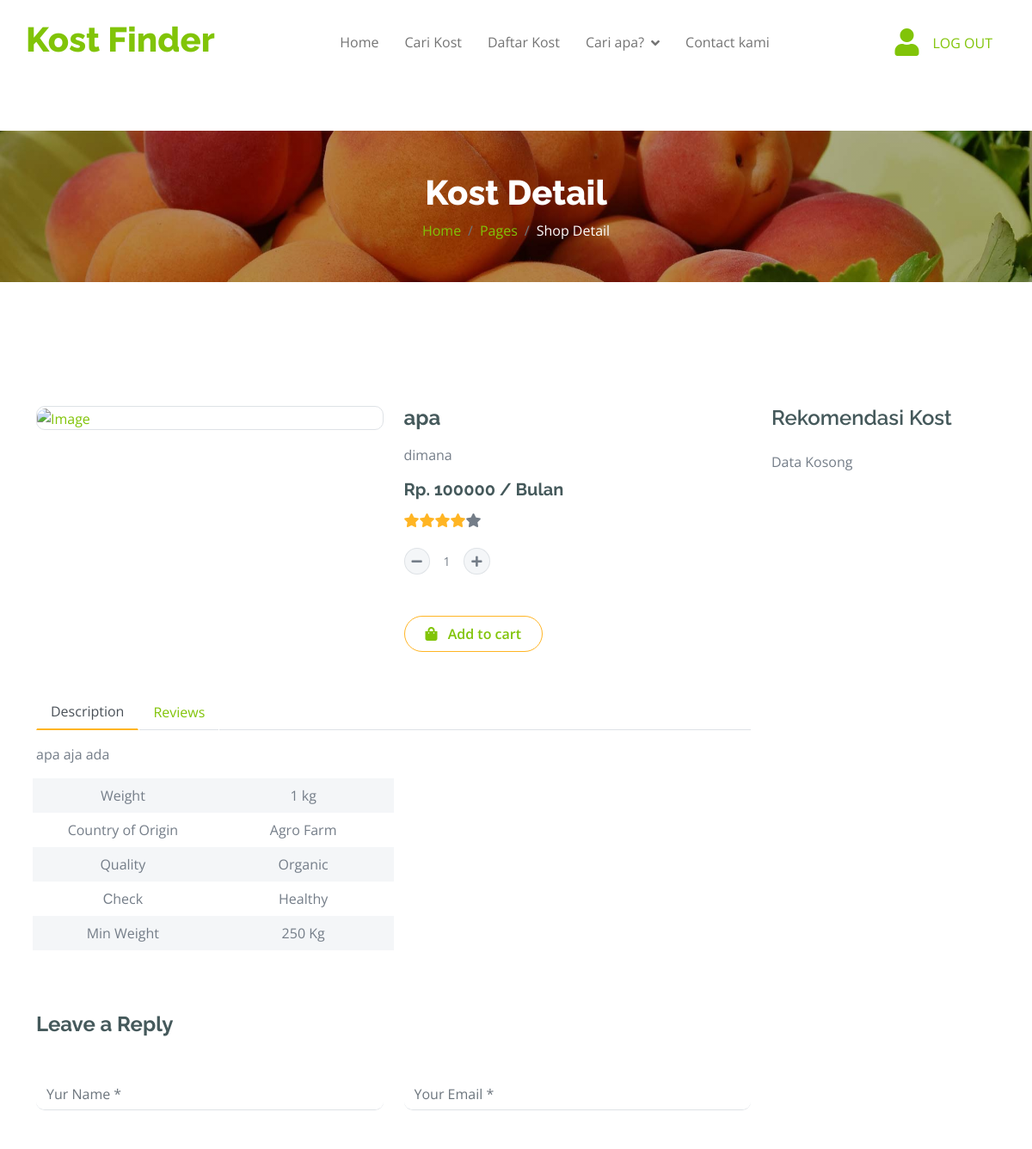
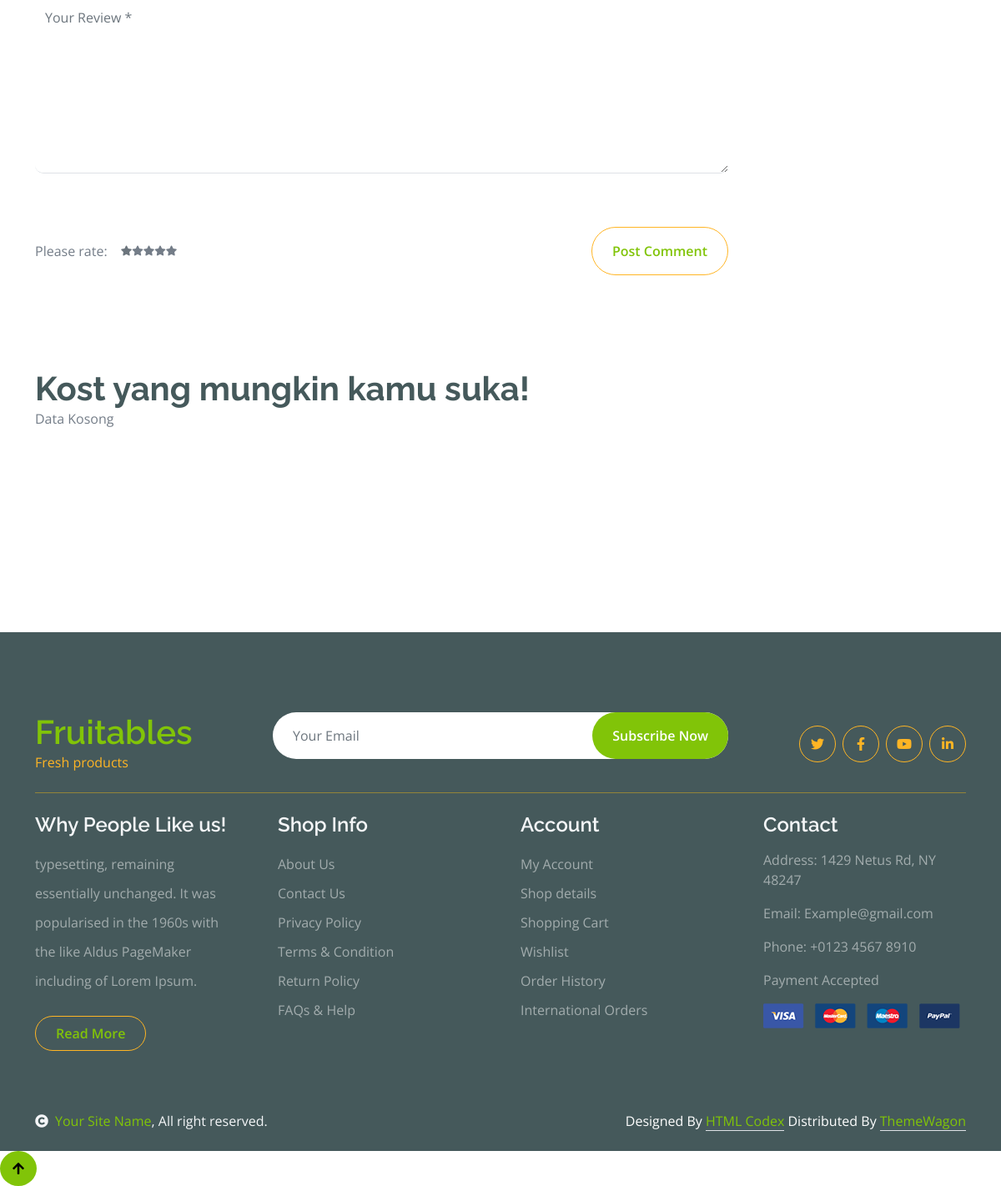
The page /Cdaftarkost/detailKost/1 on the database its author committed (2 pictures, top to bottom).
### tables this page shows
CREATE TABLE `tbkost` (
  `id_kost` int(11) NOT NULL,
  `namaKost` varchar(50) NOT NULL,
  `alamatKost` varchar(50) NOT NULL,
  `hargaKost` varchar(100) NOT NULL,
  `kodepos` varchar(10) NOT NULL,
  `deskripsi` text NOT NULL,
  `gambar` text NOT NULL
);

### application/views/pemilik/detailKost.php (the view, shortened to what the rows shown need)
<!DOCTYPE html>
<html lang="en">
    <head>
        <link rel="stylesheet" href="https://use.fontawesome.com/releases/v5.15.4/css/all.css"/>
        <link href="https://cdn.jsdelivr.net/npm/bootstrap-icons@1.4.1/font/bootstrap-icons.css" rel="stylesheet">
        <link href="<?=base_url()?>assets/lib/lightbox/css/lightbox.min.css" rel="stylesheet">
        <link href="<?=base_url()?>assets/lib/owlcarousel/assets/owl.carousel.min.css" rel="stylesheet">
        <link href="<?=base_url()?>assets/css/bootstrap.min.css" rel="stylesheet">
        <link href="<?=base_url()?>assets/css/style.css" rel="stylesheet">
    </head>
    <body>
        <div class="container-fluid fixed-top">
            <div class="container px-0">
                <nav class="navbar navbar-light bg-white navbar-expand-xl">
                    <a href="index.html" class="navbar-brand"><h1 class="text-primary display-6">Kost Finder</h1></a>
                </nav>
            </div>
        </div>
        <div class="container-fluid page-header py-5">
            <h1 class="text-center text-white display-6">Kost Detail</h1>
        </div>
        <div class="container-fluid py-5 mt-5">
            <div class="container py-5">
                <div class="row g-4 mb-5">
                    <div class="col-lg-8 col-xl-9">
                        <div class="row g-4">
                            <div class="col-lg-6">
                                <h4 class="fw-bold mb-3"><?php echo $kost_detail->namaKost; ?></h4>
                                <p class="mb-3"><?php echo $kost_detail->alamatKost; ?></p>
                                <h5 class="fw-bold mb-3">Rp. <?php echo $kost_detail->hargaKost; ?> / Bulan</h5>
                                <div class="d-flex mb-4">
                                    <i class="fa fa-star text-secondary"></i>
                                    <i class="fa fa-star text-secondary"></i>
                                    <i class="fa fa-star text-secondary"></i>
                                    <i class="fa fa-star text-secondary"></i>
                                    <i class="fa fa-star"></i>
                                </div>
                                <div class="input-group quantity mb-5" style="width: 100px;">
                                    <div class="input-group-btn">
                                    </div>
                                    <input type="text" class="form-control form-control-sm text-center border-0" value="1">
                                    <div class="input-group-btn">
                                    </div>
                                </div>
                                <a href="#" class="btn border border-secondary rounded-pill px-4 py-2 mb-4 text-primary"><i class="fa fa-shopping-bag me-2 text-primary"></i> Add to cart</a>
                            </div>
                            <div class="col-lg-12">
                                <div class="tab-content mb-5">
                                    <div class="tab-pane active" id="nav-about" role="tabpanel" aria-labelledby="nav-about-tab">
                                        <p><?php echo $kost_detail->deskripsi; ?></p>
                                        <div class="px-2">
                                            <div class="row g-4">
                                            </div>
                                        </div>
                                    </div>
                                </div>
                            </div>
                        </div>
                    </div>
                </div>
            <h1 class="fw-bold mb-0">Kost yang mungkin kamu suka!</h1>
            </div>
        </div>
        <div class="container-fluid bg-dark text-white-50 footer pt-5 mt-5">
            <div class="container py-5">
                <div class="pb-4 mb-4" style="border-bottom: 1px solid rgba(226, 175, 24, 0.5) ;">
                    <div class="row g-4">
                        <div class="col-lg-3">
                            <a href="#">
                                <h1 class="text-primary mb-0">Fruitables</h1>
                            </a>
                        </div>
                    </div>
                </div>
            </div>
        </div>
    </body>
</html>

### rows shown on the page
tbkost: namaKost "apa", alamatKost "dimana", hargaKost "100000", deskripsi "apa aja ada"
